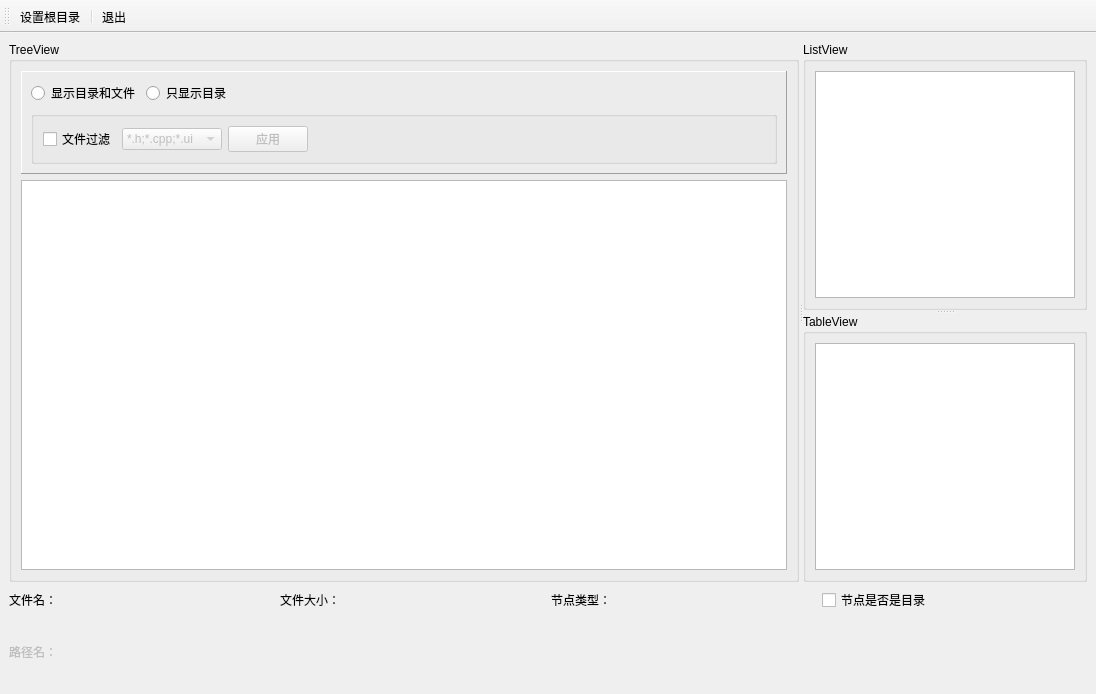
<?xml version="1.0" encoding="UTF-8"?>
<ui version="4.0">
 <class>MainWindow</class>
 <widget class="QMainWindow" name="MainWindow">
  <property name="geometry">
   <rect>
    <x>0</x>
    <y>0</y>
    <width>1096</width>
    <height>694</height>
   </rect>
  </property>
  <property name="windowTitle">
   <string>文件目录树Demo</string>
  </property>
  <widget class="QWidget" name="centralwidget">
   <layout class="QVBoxLayout" name="verticalLayout_2" stretch="8,1,1">
    <item>
     <widget class="QSplitter" name="splitterMain">
      <property name="orientation">
       <enum>Qt::Horizontal</enum>
      </property>
      <widget class="QGroupBox" name="groupBox">
       <property name="title">
        <string>TreeView</string>
       </property>
       <layout class="QVBoxLayout" name="verticalLayout_3">
        <item>
         <widget class="QFrame" name="frame">
          <property name="frameShape">
           <enum>QFrame::Panel</enum>
          </property>
          <property name="frameShadow">
           <enum>QFrame::Raised</enum>
          </property>
          <layout class="QVBoxLayout" name="verticalLayout">
           <item>
            <layout class="QHBoxLayout" name="horizontalLayout_4">
             <item>
              <widget class="QRadioButton" name="radioShowAll">
               <property name="text">
                <string>显示目录和文件</string>
               </property>
              </widget>
             </item>
             <item>
              <widget class="QRadioButton" name="radioShowOnlyDir">
               <property name="text">
                <string>只显示目录</string>
               </property>
              </widget>
             </item>
             <item>
              <spacer name="horizontalSpacer">
               <property name="orientation">
                <enum>Qt::Horizontal</enum>
               </property>
               <property name="sizeHint" stdset="0">
                <size>
                 <width>379</width>
                 <height>20</height>
                </size>
               </property>
              </spacer>
             </item>
            </layout>
           </item>
           <item>
            <widget class="QGroupBox" name="groupBoxFilter">
             <property name="title">
              <string/>
             </property>
             <layout class="QHBoxLayout" name="horizontalLayout_5">
              <item>
               <widget class="QCheckBox" name="chkBoxEnableFilter">
                <property name="text">
                 <string>文件过滤</string>
                </property>
               </widget>
              </item>
              <item>
               <widget class="QComboBox" name="comboFilters">
                <property name="enabled">
                 <bool>false</bool>
                </property>
                <property name="minimumSize">
                 <size>
                  <width>100</width>
                  <height>0</height>
                 </size>
                </property>
                <item>
                 <property name="text">
                  <string>*.h;*.cpp;*.ui</string>
                 </property>
                </item>
                <item>
                 <property name="text">
                  <string>*.txt</string>
                 </property>
                </item>
                <item>
                 <property name="text">
                  <string>*.jpg</string>
                 </property>
                </item>
               </widget>
              </item>
              <item>
               <widget class="QPushButton" name="btnApplyFilters">
                <property name="enabled">
                 <bool>false</bool>
                </property>
                <property name="text">
                 <string>应用</string>
                </property>
                <property name="icon">
                 <iconset resource="res.qrc">
                  <normaloff>:/icons/828.bmp</normaloff>:/icons/828.bmp</iconset>
                </property>
               </widget>
              </item>
              <item>
               <spacer name="horizontalSpacer_2">
                <property name="orientation">
                 <enum>Qt::Horizontal</enum>
                </property>
                <property name="sizeHint" stdset="0">
                 <size>
                  <width>447</width>
                  <height>20</height>
                 </size>
                </property>
               </spacer>
              </item>
             </layout>
            </widget>
           </item>
          </layout>
         </widget>
        </item>
        <item>
         <widget class="QTreeView" name="treeView"/>
        </item>
       </layout>
      </widget>
      <widget class="QSplitter" name="splitter">
       <property name="orientation">
        <enum>Qt::Vertical</enum>
       </property>
       <widget class="QGroupBox" name="groupBox_2">
        <property name="title">
         <string>ListView</string>
        </property>
        <layout class="QHBoxLayout" name="horizontalLayout">
         <item>
          <widget class="QListView" name="listView"/>
         </item>
        </layout>
       </widget>
       <widget class="QGroupBox" name="groupBox_3">
        <property name="title">
         <string>TableView</string>
        </property>
        <layout class="QHBoxLayout" name="horizontalLayout_2">
         <item>
          <widget class="QTableView" name="tableView"/>
         </item>
        </layout>
       </widget>
      </widget>
     </widget>
    </item>
    <item>
     <layout class="QHBoxLayout" name="horizontalLayout_3">
      <item>
       <widget class="QLabel" name="labFileName">
        <property name="text">
         <string>文件名：</string>
        </property>
       </widget>
      </item>
      <item>
       <widget class="QLabel" name="labFileSize">
        <property name="text">
         <string>文件大小：</string>
        </property>
       </widget>
      </item>
      <item>
       <widget class="QLabel" name="labType">
        <property name="text">
         <string>节点类型：</string>
        </property>
       </widget>
      </item>
      <item>
       <widget class="QCheckBox" name="chkIsDir">
        <property name="text">
         <string>节点是否是目录</string>
        </property>
       </widget>
      </item>
     </layout>
    </item>
    <item>
     <widget class="QLabel" name="labPath">
      <property name="enabled">
       <bool>false</bool>
      </property>
      <property name="text">
       <string>路径名：</string>
      </property>
     </widget>
    </item>
   </layout>
  </widget>
  <widget class="QToolBar" name="toolBar">
   <property name="windowTitle">
    <string>toolBar</string>
   </property>
   <property name="toolButtonStyle">
    <enum>Qt::ToolButtonTextUnderIcon</enum>
   </property>
   <attribute name="toolBarArea">
    <enum>TopToolBarArea</enum>
   </attribute>
   <attribute name="toolBarBreak">
    <bool>false</bool>
   </attribute>
   <addaction name="actSetRoot"/>
   <addaction name="separator"/>
   <addaction name="actQuit"/>
  </widget>
  <action name="actSetRoot">
   <property name="icon">
    <iconset resource="res.qrc">
     <normaloff>:/icons/fold.bmp</normaloff>:/icons/fold.bmp</iconset>
   </property>
   <property name="text">
    <string>设置根目录</string>
   </property>
   <property name="menuRole">
    <enum>QAction::NoRole</enum>
   </property>
  </action>
  <action name="actQuit">
   <property name="icon">
    <iconset resource="res.qrc">
     <normaloff>:/icons/exit.bmp</normaloff>:/icons/exit.bmp</iconset>
   </property>
   <property name="text">
    <string>退出</string>
   </property>
   <property name="menuRole">
    <enum>QAction::NoRole</enum>
   </property>
  </action>
 </widget>
 <resources>
  <include location="res.qrc"/>
 </resources>
 <connections>
  <connection>
   <sender>actQuit</sender>
   <signal>triggered()</signal>
   <receiver>MainWindow</receiver>
   <slot>close()</slot>
   <hints>
    <hint type="sourcelabel">
     <x>-1</x>
     <y>-1</y>
    </hint>
    <hint type="destinationlabel">
     <x>518</x>
     <y>340</y>
    </hint>
   </hints>
  </connection>
 </connections>
</ui>
